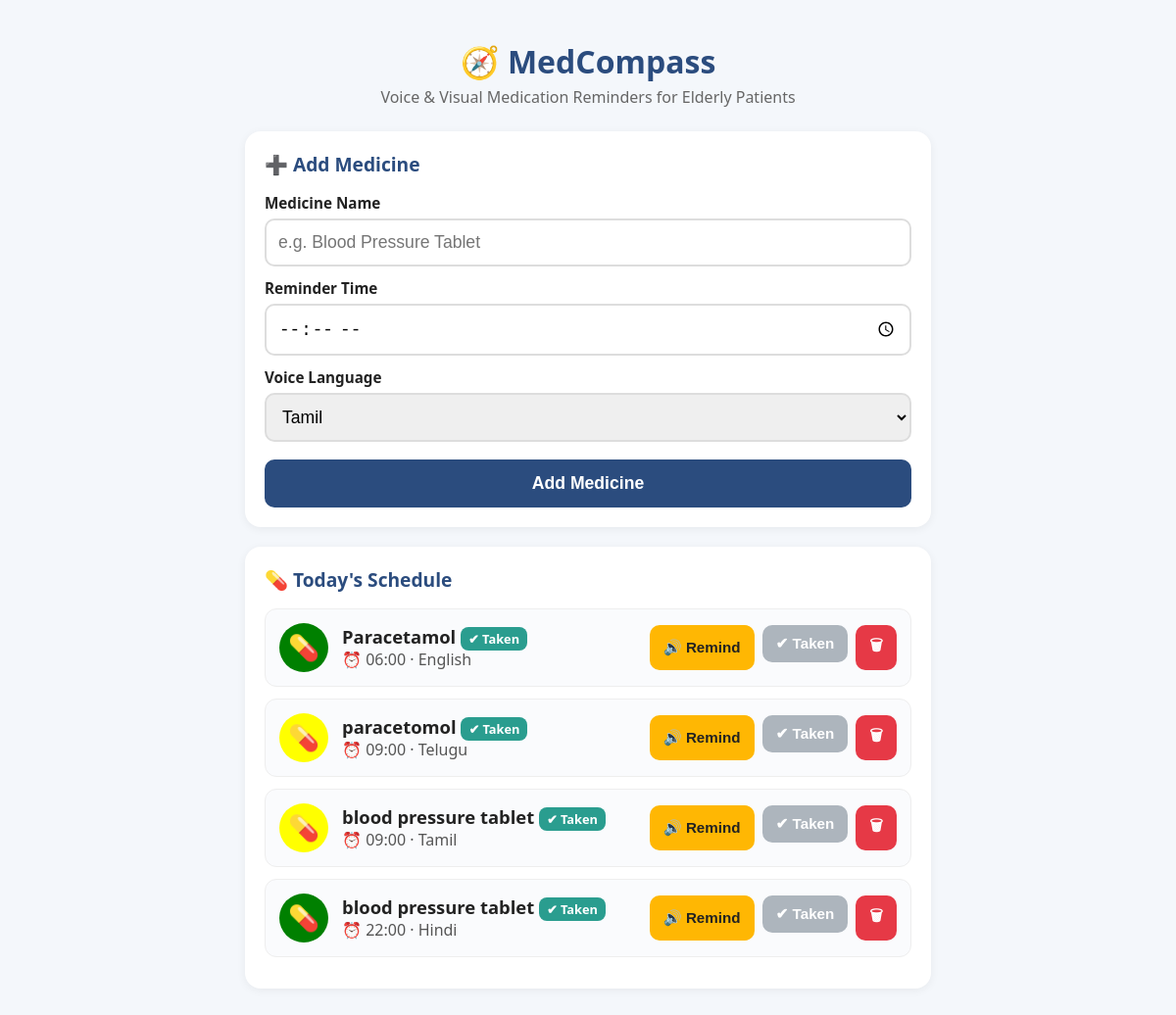
The page / on the database its author committed.
### tables this page shows
CREATE TABLE medicines (
            id INTEGER PRIMARY KEY AUTOINCREMENT,
            name TEXT NOT NULL,
            time TEXT NOT NULL,
            language TEXT NOT NULL,
            icon_color TEXT NOT NULL,
            taken_today INTEGER DEFAULT 0,
            created_at TEXT NOT NULL
        );

### app.py (the view)
@app.route("/")
def index():
    conn = get_db()
    medicines = conn.execute(
        "SELECT * FROM medicines ORDER BY time ASC"
    ).fetchall()
    conn.close()
    return render_template("index.html", medicines=medicines, languages=LANGUAGES)

### app.py (called while the page is built)
def get_db():
    conn = sqlite3.connect(DB_PATH)
    conn.row_factory = sqlite3.Row
    return conn

### templates/index.html (shortened to what this page needs)
<!DOCTYPE html>
<html lang="en">
<head>
</head>
<body>
<div class="container">
    <header>
        <h1>🧭 MedCompass</h1>
        <p>Voice &amp; Visual Medication Reminders for Elderly Patients</p>
    </header>
    <div class="card">
        <h2>➕ Add Medicine</h2>
        <form action="{{ url_for('add_medicine') }}" method="POST">
            <label for="name">Medicine Name</label>
            <input type="text" id="name" name="name" placeholder="e.g. Blood Pressure Tablet" required>
            <label for="time">Reminder Time</label>
            <input type="time" id="time" name="time" required>
            <label for="language">Voice Language</label>
            <select id="language" name="language">
                {% for code, label in languages.items() %}
                <option value="{{ code }}">{{ label }}</option>
                {% endfor %}
            </select>
            <button type="submit" class="btn-add">Add Medicine</button>
        </form>
    </div>
    <div class="card">
        <h2>💊 Today's Schedule</h2>
        {% for med in medicines %}
        <div class="med-item" id="med-{{ med.id }}">
            <div class="icon" style="background: {{ med.icon_color }};">💊</div>
            <div class="med-info">
                <div class="name">{{ med.name }}
                    {% if med.taken_today %}<span class="taken-badge">✔ Taken</span>{% endif %}
                </div>
                <div class="time">⏰ {{ med.time }} &middot; {{ languages[med.language] }}</div>
            </div>
            <div class="med-actions">
                <button class="btn-speak" onclick="speakReminder({{ med.id }})">🔊 Remind</button>
                <form action="{{ url_for('mark_taken', med_id=med.id) }}" method="POST" style="display:inline;">
                    <button type="submit" class="btn-taken {{ 'done' if med.taken_today }}">
                        {{ '✔ Taken' if med.taken_today else 'Mark Taken' }}
                    </button>
                </form>
                <form action="{{ url_for('delete_medicine', med_id=med.id) }}" method="POST" style="display:inline;">
                    <button type="submit" class="btn-delete">🗑</button>
                </form>
            </div>
        </div>
        {% endfor %}
    </div>
</div>
</body>
</html>

### templates/index.html (style rules this page uses)
* { box-sizing: border-box; }
body { font-family: 'Segoe UI', Arial, sans-serif; background: #f4f7fb; margin: 0; padding: 20px; color: #222; }
.container { max-width: 700px; margin: 0 auto; }
header { text-align: center; margin-bottom: 24px; }
header h1 { font-size: 2rem; color: #2b4c7e; margin-bottom: 4px; }
header p { color: #666; margin: 0; }
.card { background: white; border-radius: 16px; padding: 20px; box-shadow: 0 2px 10px rgba(0,0,0,0.06); margin-bottom: 20px; }
.card h2 { margin-top: 0; font-size: 1.2rem; color: #2b4c7e; }
form label { display: block; margin-top: 12px; font-weight: 600; font-size: 0.95rem; }
form input, form select { width: 100%; padding: 12px; font-size: 1.1rem; border: 2px solid #ddd; border-radius: 10px; margin-top: 6px; }
button { cursor: pointer; border: none; border-radius: 10px; font-weight: 600; font-size: 1rem; }
.btn-add { width: 100%; margin-top: 18px; padding: 14px; background: #2b4c7e; color: white; font-size: 1.1rem; }
.med-item { display: flex; align-items: center; gap: 14px; padding: 14px; border-radius: 12px; background: #fafbfd; border: 1px solid #eee; margin-bottom: 12px; }
.icon { width: 50px; height: 50px; border-radius: 50%; flex-shrink: 0; display: flex; align-items: center; justify-content: center; font-size: 1.6rem; }
.med-info { flex: 1; }
.med-info .name { font-size: 1.15rem; font-weight: 700; }
.med-info .time { color: #555; }
.med-actions { display: flex; gap: 8px; flex-wrap: wrap; }
.med-actions button { padding: 10px 14px; font-size: 0.95rem; }
.btn-speak { background: #ffb703; color: #222; }
.btn-taken { background: #2a9d8f; color: white; }
.btn-taken.done { background: #adb5bd; }
.btn-delete { background: #e63946; color: white; }
.taken-badge { font-size: 0.8rem; background: #2a9d8f; color: white; padding: 3px 8px; border-radius: 8px; }

### rows shown on the page
medicines: name "Paracetamol", shows "✔ Taken", time "06:00", language "English", taken_today "✔ Taken"
medicines: name "paracetomol", shows "✔ Taken", time "09:00", language "Telugu", taken_today "✔ Taken"
medicines: name "blood pressure tablet", shows "✔ Taken", time "09:00", language "Tamil", taken_today "✔ Taken"
medicines: name "blood pressure tablet", shows "✔ Taken", time "22:00", language "Hindi", taken_today "✔ Taken"

### other values the page prints
form field language "Tamil"
